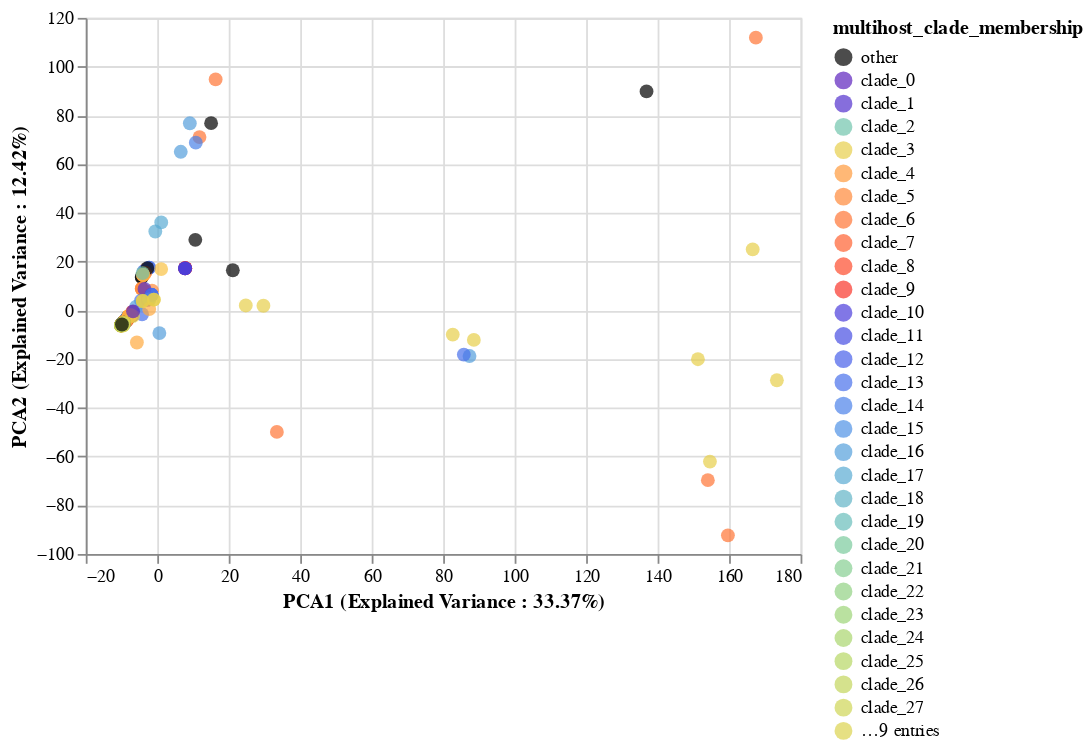

The notebook cell saved with this chart:
### Code cell
PCAFluBrush = scatterplot_with_tooltip_interactive(merged_pca_df,'pca1','pca2','PCA1 (Explained Variance : {}%'.format(round(explained_variance_PCA[0]*100,2)) + ")",
                                          'PCA2 (Explained Variance : {}%'.format(round(explained_variance_PCA[1]*100,2)) + ")",['strain', 'host'],'multihost_clade_membership:N', domain, range_)
PCAFluBrush

### Figure 1 — Vega-Lite specification as saved in the notebook (floating-point values rounded to 4 significant figures; data arrays with more than 128 entries replaced by an {"elided": "..."} marker saying what was removed)
{"config": {"view": {"continuousWidth": 400, "continuousHeight": 300}}, "data": {"name": "data-e5c30d0cec05dd4f93a20106fe95b457"}, "mark": {"type": "circle", "size": 60}, "encoding": {"color": {"type": "nominal", "field": "multihost_clade_membership", "scale": {"domain": ["other", "clade_0", "clade_1", "clade_2", "clade_3", "clade_4", "clade_5", "clade_6", "clade_7", "clade_8", "clade_9", "clade_10", "clade_11", "clade_12", "clade_13", "clade_14", "clade_15", "clade_16", "clade_17", "clade_18", "clade_19", "clade_20", "clade_21", "clade_22", "clade_23", "clade_24", "clade_25", "clade_26", "clade_27", "clade_28", "clade_29", "clade_30", "clade_31", "clade_32", "clade_33", "clade_34", "clade_35", "clade_36"], "range": ["#000000", "#5c22be", "#5330cd", "#71c4ac", "#e7cf4b", "#ff9a3c", "#ff8939", "#ff7535", "#ff6131", "#fd4b2c", "#f93529", "#4b3ddb", "#474ee3", "#4760e9", "#4971eb", "#4b82e9", "#4f92e5", "#549fdc", "#5aabd3", "#61b4c6", "#68bdba", "#7bca9d", "#86ce91", "#91d283", "#9dd478", "#aad66d", "#b6d764", "#c3d65c", "#cfd555", "#dcd34f", "#e7cf4b", "#f9c244", "#ffb642", "#ffaa3f", "#000000", "#5c22be", "#5330cd", "#71c4ac"]}}, "tooltip": [{"type": "nominal", "field": "strain"}, {"type": "nominal", "field": "host"}], "x": {"type": "quantitative", "field": "pca1", "title": "PCA1 (Explained Variance : 33.37%)"}, "y": {"type": "quantitative", "field": "pca2", "title": "PCA2 (Explained Variance : 12.42%)"}}, "selection": {"selector002": {"type": "interval", "bind": "scales", "encodings": ["x", "y"]}}, "$schema": "https://vega.github.io/schema/vega-lite/v4.8.1.json", "datasets": {"data-e5c30d0cec05dd4f93a20106fe95b457": {"elided": "262 records"}}}
